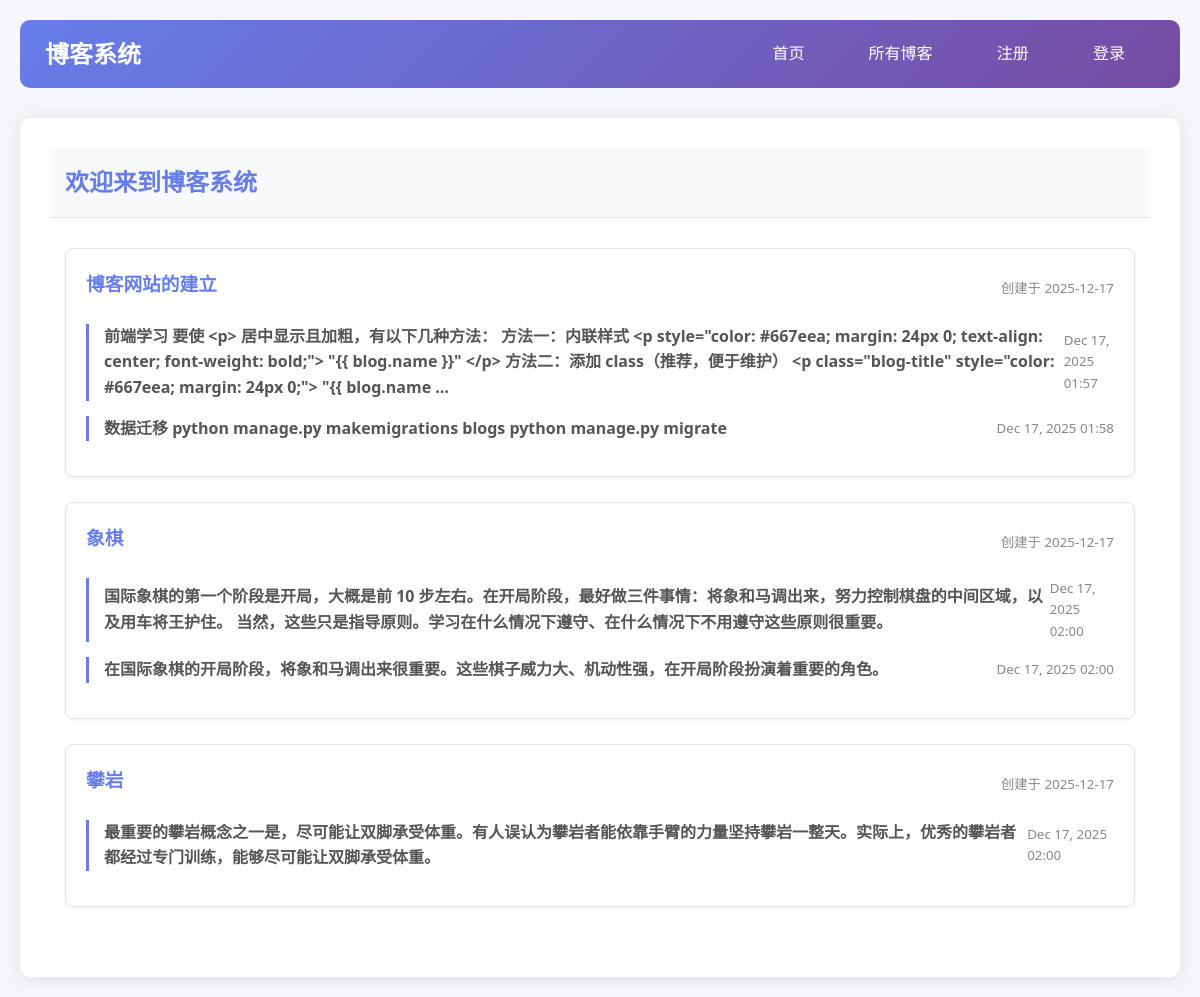
The page / on the database its author committed.
### blogs/models.py (models this page shows, shortened)
class Blog(models.Model):
    name=models.CharField(max_length=25)
    date_added=models.DateTimeField(auto_now_add=True)
    owner=models.ForeignKey(User,on_delete=models.CASCADE)

class Post(models.Model):
    blog=models.ForeignKey(Blog,on_delete=models.CASCADE)
    text=models.TextField()
    date_added=models.DateTimeField(auto_now_add=True)

### blogs/views.py (the view)
# urls.py: path('',views.index,name='index'),
def index(request):
    blogs=Blog.objects.order_by('date_added')
    context={'blogs':blogs}
    return render(request,'blogs/index.html',context)

### blogs/templates/blogs/index.html (shortened to what this page needs)
{% extends 'blogs/base.html' %}
{% block content %}
    <div class="card-header">
        <h2 style="color: #667eea;">欢迎来到博客系统</h2>
    </div>
    <div class="card-body">
        {% for blog in blogs %}
            <div class="card" style="margin-bottom: 25px;">
                <div style="display: flex; justify-content: space-between; align-items: center;">
                    <h3 style="margin-bottom: 10px;">
                        <a href="{% url 'blogs:blog' blog.id %}" style="color: #667eea; text-decoration: none;">{{ blog.name }}</a>
                    </h3>
                    <small style="color: #888;">创建于 {{ blog.date_added|date:"Y-m-d" }}</small>
                </div>
                {% for post in blog.post_set.all %}
                    <div style="border-left: 3px solid #667eea; padding-left: 15px; margin: 15px 0;">
                        <div style="display: flex; justify-content: space-between; align-items: center;">
                            <strong style="color: #555;">{{ post.text|truncatewords:30 }}</strong>
                            <small style="color: #888;">{{ post.date_added|date:'M d, Y H:i' }}</small>
                        </div>
                    </div>
                {% empty %}
                    <div style="text-align: center; padding: 20px; color: #888;">
                        <p>暂无博文</p>
                    </div>
                {% endfor %}
            </div>
        {% endfor %}
    </div>
{% endblock content %}

### blogs/templates/blogs/base.html (shortened to what this page needs)
<!DOCTYPE html>
<html lang="zh-CN">
<head>
</head>
<body>
    <div class="navbar">
        <div class="nav-brand">
            <a href="{% url 'blogs:index' %}" style="font-size: 24px; font-weight: bold; color: white; text-decoration: none;">博客系统</a>
        </div>
        <div class="nav-links">
            <a href="{% url 'blogs:index' %}">首页</a>
            <a href="{% url 'blogs:blogs' %}">所有博客</a>
            {% if user.is_authenticated %}
                <span class="user-info">👤 {{ user.username }}</span>
            {% else %}
                <a href="{% url 'accounts:register' %}">注册</a>
                <a href="{% url 'accounts:login' %}">登录</a>
            {% endif %}
        </div>
    </div>
    <div class="container">
        {% block content %}{% endblock content %}
    </div>
</body>
</html>

### blogs/templates/blogs/base.html (style rules this page uses)
* { margin: 0; padding: 0; box-sizing: border-box; font-family: 'Segoe UI', 'Microsoft YaHei', sans-serif; }
body { background-color: #f5f7fa; color: #333; line-height: 1.6; padding: 20px; max-width: 1200px; margin: 0 auto; }
.container { background: white; border-radius: 10px; box-shadow: 0 2px 20px rgba(0, 0, 0, 0.1); padding: 30px; margin-top: 20px; }
.navbar { background: linear-gradient(135deg, #667eea 0%, #764ba2 100%); padding: 15px 25px; border-radius: 10px; margin-bottom: 30px; display: flex; justify-content: space-between; align-items: center; color: white; }
.nav-links a { color: white; text-decoration: none; margin: 0 15px; padding: 8px 15px; border-radius: 5px; transition: background 0.3s; }
.card { border: 1px solid #e1e5eb; border-radius: 8px; margin: 15px 0; padding: 20px; background: #fff; box-shadow: 0 2px 4px rgba(0,0,0,0.05); transition: transform 0.3s; }
.card-header { background: #f8f9fa; padding: 15px; border-bottom: 1px solid #e1e5eb; border-radius: 8px 8px 0 0; }
.card-body { padding: 15px; }

### rows shown on the page
Blog: name "博客网站的建立", date_added "2025-12-17"
Post: text "前端学习 要使 <p> 居中显示且加粗，有以下几种方法： 方法一：内联样式 <p style=\"color: #667eea; margin: 24px 0; text-align: center; font-weight: bold;\"> \"{{ blog.name }}\" </p> 方法二：添加 class（推荐，便于维护） <p class=\"blog-title\" style=\"color: #667eea; margin: 24px 0;\"> \"{{ blog.name …", date_added "Dec 17, 2025 01:57"
Post: text "数据迁移 python manage.py makemigrations blogs python manage.py migrate", date_added "Dec 17, 2025 01:58"
Blog: name "象棋", date_added "2025-12-17"
Post: text "国际象棋的第⼀个阶段是开局，⼤概是前 10 步左右。在开局阶段，最好做三件事情：将象和⻢调出来，努⼒控制棋盘的中间区域，以及⽤⻋将王护住。 当然，这些只是指导原则。学习在什么情况下遵守、在什么情况下不⽤遵守这些原则很重要。", date_added "Dec 17, 2025 02:00"
Post: text "在国际象棋的开局阶段，将象和⻢调出来很重要。这些棋⼦威⼒⼤、机动性强，在开局阶段扮演着重要的⾓⾊。", date_added "Dec 17, 2025 02:00"
Blog: name "攀岩", date_added "2025-12-17"
Post: text "最重要的攀岩概念之⼀是，尽可能让双脚承受体重。有⼈误认为攀岩者能依靠⼿臂的⼒量坚持攀岩⼀整天。实际上，优秀的攀岩者都经过专门训练，能够尽可能让双脚承受体重。", date_added "Dec 17, 2025 02:00"
